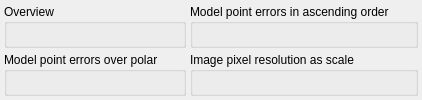
       <widget class="QWidget" name="General">
        <attribute name="title">
         <string>General Analyse</string>
        </attribute>
        <layout class="QGridLayout" name="gridLayout_2">
         <property name="sizeConstraint">
          <enum>QLayout::SizeConstraint::SetDefaultConstraint</enum>
         </property>
         <property name="leftMargin">
          <number>4</number>
         </property>
         <property name="topMargin">
          <number>4</number>
         </property>
         <property name="rightMargin">
          <number>4</number>
         </property>
         <property name="bottomMargin">
          <number>4</number>
         </property>
         <property name="spacing">
          <number>4</number>
         </property>
         <item row="0" column="0">
          <widget class="QGroupBox" name="groupBox">
           <property name="title">
            <string>Overview</string>
           </property>
           <property name="large" stdset="0">
            <bool>true</bool>
           </property>
           <layout class="QHBoxLayout" name="horizontalLayout">
            <property name="spacing">
             <number>0</number>
            </property>
            <property name="leftMargin">
             <number>4</number>
            </property>
            <property name="topMargin">
             <number>12</number>
            </property>
            <property name="rightMargin">
             <number>8</number>
            </property>
            <property name="bottomMargin">
             <number>8</number>
            </property>
            <item>
             <widget class="PolarScatter" name="modelPositions" native="true">
              <property name="sizePolicy">
               <sizepolicy hsizetype="Preferred" vsizetype="Preferred">
                <horstretch>0</horstretch>
                <verstretch>0</verstretch>
               </sizepolicy>
              </property>
              <property name="toolTip">
               <string/>
              </property>
             </widget>
            </item>
           </layout>
          </widget>
         </item>
         <item row="1" column="0">
          <widget class="QGroupBox" name="groupBox_14">
           <property name="title">
            <string>Model point errors over polar</string>
           </property>
           <property name="large" stdset="0">
            <bool>true</bool>
           </property>
           <layout class="QHBoxLayout" name="horizontalLayout_2">
            <property name="spacing">
             <number>0</number>
            </property>
            <property name="leftMargin">
             <number>4</number>
            </property>
            <property name="topMargin">
             <number>12</number>
            </property>
            <property name="rightMargin">
             <number>8</number>
            </property>
            <property name="bottomMargin">
             <number>8</number>
            </property>
            <item>
             <widget class="PolarScatter" name="errorDistribution" native="true">
              <property name="sizePolicy">
               <sizepolicy hsizetype="Preferred" vsizetype="Preferred">
                <horstretch>0</horstretch>
                <verstretch>0</verstretch>
               </sizepolicy>
              </property>
              <property name="toolTip">
               <string/>
              </property>
             </widget>
            </item>
           </layout>
          </widget>
         </item>
         <item row="0" column="1">
          <widget class="QGroupBox" name="groupBox_15">
           <property name="title">
            <string>Model point errors in ascending order</string>
           </property>
           <property name="large" stdset="0">
            <bool>true</bool>
           </property>
           <layout class="QHBoxLayout" name="horizontalLayout_3">
            <property name="spacing">
             <number>0</number>
            </property>
            <property name="leftMargin">
             <number>4</number>
            </property>
            <property name="topMargin">
             <number>12</number>
            </property>
            <property name="rightMargin">
             <number>8</number>
            </property>
            <property name="bottomMargin">
             <number>0</number>
            </property>
            <item>
             <widget class="NormalScatter" name="errorAscending" native="true">
              <property name="sizePolicy">
               <sizepolicy hsizetype="Preferred" vsizetype="Preferred">
                <horstretch>0</horstretch>
                <verstretch>0</verstretch>
               </sizepolicy>
              </property>
              <property name="toolTip">
               <string/>
              </property>
             </widget>
            </item>
           </layout>
          </widget>
         </item>
         <item row="1" column="1">
          <widget class="QGroupBox" name="groupBox_16">
           <property name="title">
            <string>Image pixel resolution as scale </string>
           </property>
           <property name="large" stdset="0">
            <bool>true</bool>
           </property>
           <layout class="QHBoxLayout" name="horizontalLayout_4">
            <property name="spacing">
             <number>0</number>
            </property>
            <property name="leftMargin">
             <number>4</number>
            </property>
            <property name="topMargin">
             <number>12</number>
            </property>
            <property name="rightMargin">
             <number>8</number>
            </property>
            <property name="bottomMargin">
             <number>0</number>
            </property>
            <item>
             <widget class="NormalScatter" name="scaleImage" native="true">
              <property name="sizePolicy">
               <sizepolicy hsizetype="Preferred" vsizetype="Preferred">
                <horstretch>0</horstretch>
                <verstretch>0</verstretch>
               </sizepolicy>
              </property>
              <property name="toolTip">
               <string/>
              </property>
             </widget>
            </item>
           </layout>
          </widget>
         </item>
        </layout>
       </widget>
